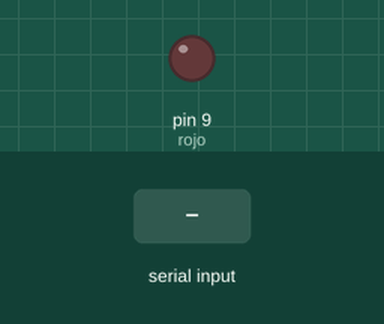
A sketch run on a simulated Arduino Uno, built with avr-gcc and run on an emulated ATmega328P. Parts: output pins drawn as LEDs (lit = HIGH). The test bench sets the inputs (shaded band).

Above: at 1.2 s.
1.3 s: "e" received over Serial
At 2.5 s:
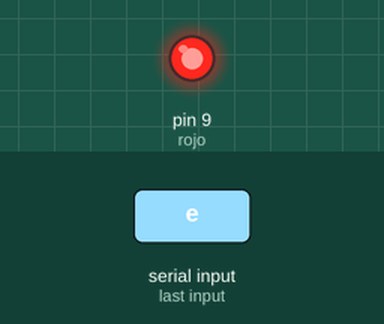
2.8 s: "a" received over Serial
At 3.9 s:
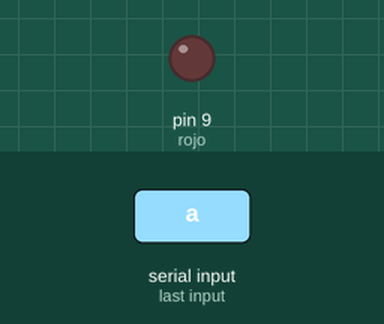
Timing chart, 0 to 5.8 s (numbered marks = the images above; inputs shaded):
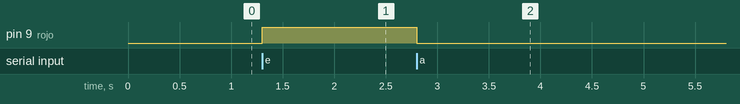

The sketch:

LedBT.ino
```cpp
#define rojo 9
#define verde 10
#define azul 11

void setup() {
  // put your setup code here, to run once:
  Serial.begin(9600);
  pinMode(rojo,OUTPUT);
}

void loop() {
  // put your main code here, to run repeatedly:
  if(Serial.available()>0){
  char a = Serial.read();
  if(a=='e'){
    digitalWrite(rojo,HIGH);
  }
  if(a=='a'){
    digitalWrite(rojo,LOW);
  }
  }
}
```

Measured:
- after the input at 1.3 s, pin 9 (rojo): LOW → HIGH at once
- after the input at 2.8 s, pin 9 (rojo): HIGH → LOW at once
